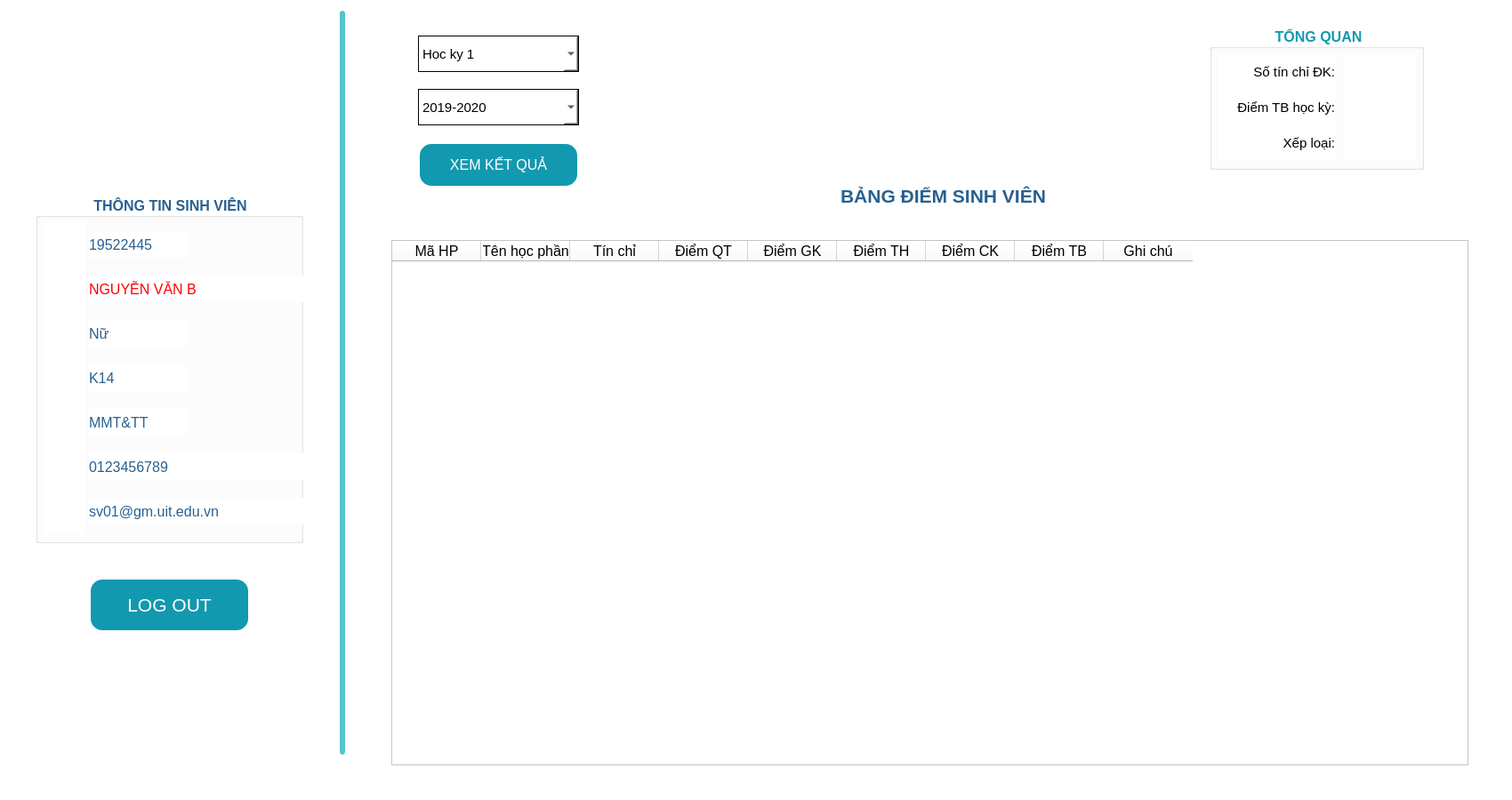
<?xml version="1.0" encoding="UTF-8"?>
<ui version="4.0">
 <class>StudentForm</class>
 <widget class="QWidget" name="StudentForm">
  <property name="geometry">
   <rect>
    <x>0</x>
    <y>0</y>
    <width>1700</width>
    <height>900</height>
   </rect>
  </property>
  <property name="minimumSize">
   <size>
    <width>1700</width>
    <height>900</height>
   </size>
  </property>
  <property name="maximumSize">
   <size>
    <width>1700</width>
    <height>900</height>
   </size>
  </property>
  <property name="font">
   <font>
    <family>Segoe UI</family>
    <pointsize>12</pointsize>
   </font>
  </property>
  <property name="windowTitle">
   <string>Student</string>
  </property>
  <property name="windowIcon">
   <iconset>
    <normaloff>uit.ico</normaloff>uit.ico</iconset>
  </property>
  <property name="styleSheet">
   <string notr="true">background-color:white
</string>
  </property>
  <widget class="QLineEdit" name="lineEdit">
   <property name="geometry">
    <rect>
     <x>380</x>
     <y>10</y>
     <width>10</width>
     <height>841</height>
    </rect>
   </property>
   <property name="styleSheet">
    <string notr="true">background-color: #57C4C6; border-style: outset; border-width: 2px; border-radius: 5px; border-color: white; padding: 4px; color:white</string>
   </property>
  </widget>
  <widget class="QGroupBox" name="groupBox">
   <property name="geometry">
    <rect>
     <x>40</x>
     <y>220</y>
     <width>301</width>
     <height>391</height>
    </rect>
   </property>
   <property name="font">
    <font>
     <family>MS Shell Dlg 2</family>
     <pointsize>12</pointsize>
     <weight>75</weight>
     <bold>true</bold>
    </font>
   </property>
   <property name="styleSheet">
    <string notr="true">color: #296091; border-color: white;</string>
   </property>
   <property name="title">
    <string>THÔNG TIN SINH VIÊN</string>
   </property>
   <property name="alignment">
    <set>Qt::AlignCenter</set>
   </property>
   <widget class="QLabel" name="labelName">
    <property name="geometry">
     <rect>
      <x>60</x>
      <y>90</y>
      <width>241</width>
      <height>30</height>
     </rect>
    </property>
    <property name="font">
     <font>
      <family>MS Shell Dlg 2</family>
      <pointsize>12</pointsize>
      <weight>50</weight>
      <bold>false</bold>
     </font>
    </property>
    <property name="styleSheet">
     <string notr="true">color: red
</string>
    </property>
    <property name="text">
     <string>NGUYỄN VĂN B</string>
    </property>
   </widget>
   <widget class="QLabel" name="labelPhone">
    <property name="geometry">
     <rect>
      <x>60</x>
      <y>290</y>
      <width>241</width>
      <height>30</height>
     </rect>
    </property>
    <property name="font">
     <font>
      <pointsize>12</pointsize>
     </font>
    </property>
    <property name="text">
     <string>0123456789</string>
    </property>
   </widget>
   <widget class="QLabel" name="label_2">
    <property name="geometry">
     <rect>
      <x>20</x>
      <y>40</y>
      <width>31</width>
      <height>331</height>
     </rect>
    </property>
    <property name="text">
     <string/>
    </property>
    <property name="pixmap">
     <pixmap>StudentProfile.png</pixmap>
    </property>
    <property name="alignment">
     <set>Qt::AlignCenter</set>
    </property>
   </widget>
   <widget class="QLabel" name="labelMail">
    <property name="geometry">
     <rect>
      <x>60</x>
      <y>340</y>
      <width>241</width>
      <height>30</height>
     </rect>
    </property>
    <property name="font">
     <font>
      <pointsize>12</pointsize>
     </font>
    </property>
    <property name="text">
     <string>sv01@gm.uit.edu.vn</string>
    </property>
   </widget>
   <widget class="QLabel" name="labelFaculty">
    <property name="geometry">
     <rect>
      <x>60</x>
      <y>240</y>
      <width>111</width>
      <height>30</height>
     </rect>
    </property>
    <property name="font">
     <font>
      <pointsize>12</pointsize>
     </font>
    </property>
    <property name="text">
     <string>MMT&amp;TT</string>
    </property>
   </widget>
   <widget class="QLabel" name="labelSex">
    <property name="geometry">
     <rect>
      <x>60</x>
      <y>140</y>
      <width>111</width>
      <height>30</height>
     </rect>
    </property>
    <property name="font">
     <font>
      <pointsize>12</pointsize>
     </font>
    </property>
    <property name="text">
     <string>Nữ</string>
    </property>
   </widget>
   <widget class="QLabel" name="labelIDStudent">
    <property name="geometry">
     <rect>
      <x>60</x>
      <y>40</y>
      <width>111</width>
      <height>30</height>
     </rect>
    </property>
    <property name="font">
     <font>
      <pointsize>12</pointsize>
     </font>
    </property>
    <property name="text">
     <string>19522445</string>
    </property>
   </widget>
   <widget class="QLabel" name="labelYear">
    <property name="geometry">
     <rect>
      <x>60</x>
      <y>190</y>
      <width>111</width>
      <height>30</height>
     </rect>
    </property>
    <property name="font">
     <font>
      <pointsize>12</pointsize>
     </font>
    </property>
    <property name="text">
     <string>K14</string>
    </property>
   </widget>
   <widget class="QLabel" name="label_4">
    <property name="geometry">
     <rect>
      <x>10</x>
      <y>30</y>
      <width>47</width>
      <height>351</height>
     </rect>
    </property>
    <property name="text">
     <string/>
    </property>
    <property name="pixmap">
     <pixmap>StudentIcon.png</pixmap>
    </property>
   </widget>
   <zorder>label_2</zorder>
   <zorder>labelName</zorder>
   <zorder>labelPhone</zorder>
   <zorder>labelMail</zorder>
   <zorder>labelFaculty</zorder>
   <zorder>labelSex</zorder>
   <zorder>labelIDStudent</zorder>
   <zorder>labelYear</zorder>
   <zorder>label_4</zorder>
  </widget>
  <widget class="QPushButton" name="buttonLogout">
   <property name="geometry">
    <rect>
     <x>100</x>
     <y>650</y>
     <width>181</width>
     <height>61</height>
    </rect>
   </property>
   <property name="font">
    <font>
     <family>Segoe UI</family>
     <pointsize>16</pointsize>
    </font>
   </property>
   <property name="styleSheet">
    <string notr="true">background-color: rgb(18,153,175); border-style: outset; border-width: 2px; border-radius: 15px; border-color: white; padding: 4px; color:white</string>
   </property>
   <property name="text">
    <string>LOG OUT</string>
   </property>
  </widget>
  <widget class="QLabel" name="label_3">
   <property name="geometry">
    <rect>
     <x>20</x>
     <y>740</y>
     <width>331</width>
     <height>151</height>
    </rect>
   </property>
   <property name="text">
    <string/>
   </property>
   <property name="pixmap">
    <pixmap>decorate.png</pixmap>
   </property>
  </widget>
  <widget class="QLabel" name="label">
   <property name="geometry">
    <rect>
     <x>80</x>
     <y>20</y>
     <width>201</width>
     <height>181</height>
    </rect>
   </property>
   <property name="styleSheet">
    <string notr="true">border-style: outset; border-width: 2px; border-radius: 5px; border-color: white; padding: 4px;</string>
   </property>
   <property name="text">
    <string/>
   </property>
   <property name="pixmap">
    <pixmap>StudentImage.png</pixmap>
   </property>
   <property name="alignment">
    <set>Qt::AlignCenter</set>
   </property>
  </widget>
  <widget class="QComboBox" name="selectSemester">
   <property name="geometry">
    <rect>
     <x>470</x>
     <y>40</y>
     <width>181</width>
     <height>41</height>
    </rect>
   </property>
   <property name="font">
    <font>
     <family>MS Shell Dlg 2</family>
     <pointsize>11</pointsize>
    </font>
   </property>
   <property name="mouseTracking">
    <bool>false</bool>
   </property>
   <property name="acceptDrops">
    <bool>true</bool>
   </property>
   <property name="styleSheet">
    <string notr="true">border-style:solid;
border-width: 1px; 
border-color:  black;
color: black</string>
   </property>
   <property name="currentText">
    <string>Hoc ky 1</string>
   </property>
   <property name="currentIndex">
    <number>0</number>
   </property>
   <property name="placeholderText">
    <string>Chọn học kỳ</string>
   </property>
   <property name="duplicatesEnabled">
    <bool>false</bool>
   </property>
   <item>
    <property name="text">
     <string>Hoc ky 1</string>
    </property>
   </item>
   <item>
    <property name="text">
     <string>Hoc ky 2</string>
    </property>
   </item>
   <item>
    <property name="text">
     <string>Hoc ky he</string>
    </property>
   </item>
  </widget>
  <widget class="QComboBox" name="selectYear">
   <property name="geometry">
    <rect>
     <x>470</x>
     <y>100</y>
     <width>181</width>
     <height>41</height>
    </rect>
   </property>
   <property name="font">
    <font>
     <family>MS Shell Dlg 2</family>
     <pointsize>11</pointsize>
    </font>
   </property>
   <property name="focusPolicy">
    <enum>Qt::WheelFocus</enum>
   </property>
   <property name="contextMenuPolicy">
    <enum>Qt::CustomContextMenu</enum>
   </property>
   <property name="acceptDrops">
    <bool>true</bool>
   </property>
   <property name="autoFillBackground">
    <bool>false</bool>
   </property>
   <property name="styleSheet">
    <string notr="true">border-style:solid;
border-width: 1px; 
border-color:  black;
color: black</string>
   </property>
   <property name="currentText">
    <string>2019-2020</string>
   </property>
   <property name="currentIndex">
    <number>1</number>
   </property>
   <property name="placeholderText">
    <string>Chọn niên khóa</string>
   </property>
   <item>
    <property name="text">
     <string>2020-2021</string>
    </property>
   </item>
   <item>
    <property name="text">
     <string>2019-2020</string>
    </property>
   </item>
   <item>
    <property name="text">
     <string>2018-2019</string>
    </property>
   </item>
  </widget>
  <widget class="QPushButton" name="buttonResult">
   <property name="geometry">
    <rect>
     <x>470</x>
     <y>160</y>
     <width>181</width>
     <height>51</height>
    </rect>
   </property>
   <property name="font">
    <font>
     <family>MS Shell Dlg 2</family>
     <pointsize>12</pointsize>
    </font>
   </property>
   <property name="styleSheet">
    <string notr="true">background-color: rgb(18,153,175); border-style: outset; border-width: 2px; border-radius: 15px; border-color: white; padding: 4px; color:white</string>
   </property>
   <property name="text">
    <string>XEM KẾT QUẢ</string>
   </property>
  </widget>
  <widget class="QTableWidget" name="tableResult">
   <property name="enabled">
    <bool>true</bool>
   </property>
   <property name="geometry">
    <rect>
     <x>440</x>
     <y>270</y>
     <width>1211</width>
     <height>591</height>
    </rect>
   </property>
   <property name="font">
    <font>
     <family>Segoe UI</family>
     <pointsize>11</pointsize>
    </font>
   </property>
   <property name="focusPolicy">
    <enum>Qt::WheelFocus</enum>
   </property>
   <property name="acceptDrops">
    <bool>true</bool>
   </property>
   <property name="styleSheet">
    <string notr="true">color: black;
background-color: white; border-color: red

</string>
   </property>
   <property name="autoScroll">
    <bool>true</bool>
   </property>
   <property name="autoScrollMargin">
    <number>18</number>
   </property>
   <property name="selectionBehavior">
    <enum>QAbstractItemView::SelectItems</enum>
   </property>
   <property name="showGrid">
    <bool>true</bool>
   </property>
   <column>
    <property name="text">
     <string>Mã HP</string>
    </property>
    <property name="font">
     <font>
      <pointsize>12</pointsize>
     </font>
    </property>
    <property name="textAlignment">
     <set>AlignCenter</set>
    </property>
   </column>
   <column>
    <property name="text">
     <string>Tên học phần</string>
    </property>
    <property name="font">
     <font>
      <family>Segoe UI</family>
      <pointsize>12</pointsize>
     </font>
    </property>
    <property name="textAlignment">
     <set>AlignCenter</set>
    </property>
   </column>
   <column>
    <property name="text">
     <string>Tín chỉ</string>
    </property>
    <property name="font">
     <font>
      <family>Segoe UI</family>
      <pointsize>12</pointsize>
     </font>
    </property>
    <property name="textAlignment">
     <set>AlignCenter</set>
    </property>
   </column>
   <column>
    <property name="text">
     <string>Điểm QT</string>
    </property>
    <property name="font">
     <font>
      <family>Segoe UI</family>
      <pointsize>12</pointsize>
     </font>
    </property>
    <property name="textAlignment">
     <set>AlignCenter</set>
    </property>
   </column>
   <column>
    <property name="text">
     <string>Điểm GK</string>
    </property>
    <property name="font">
     <font>
      <family>Segoe UI</family>
      <pointsize>12</pointsize>
     </font>
    </property>
    <property name="textAlignment">
     <set>AlignCenter</set>
    </property>
   </column>
   <column>
    <property name="text">
     <string>Điểm TH</string>
    </property>
    <property name="font">
     <font>
      <family>Segoe UI</family>
      <pointsize>12</pointsize>
     </font>
    </property>
    <property name="textAlignment">
     <set>AlignCenter</set>
    </property>
   </column>
   <column>
    <property name="text">
     <string>Điểm CK</string>
    </property>
    <property name="font">
     <font>
      <family>Segoe UI</family>
      <pointsize>12</pointsize>
     </font>
    </property>
    <property name="textAlignment">
     <set>AlignCenter</set>
    </property>
   </column>
   <column>
    <property name="text">
     <string>Điểm TB</string>
    </property>
    <property name="font">
     <font>
      <family>Segoe UI</family>
      <pointsize>12</pointsize>
     </font>
    </property>
    <property name="textAlignment">
     <set>AlignCenter</set>
    </property>
   </column>
   <column>
    <property name="text">
     <string>Ghi chú</string>
    </property>
    <property name="font">
     <font>
      <family>Segoe UI</family>
      <pointsize>12</pointsize>
     </font>
    </property>
    <property name="textAlignment">
     <set>AlignCenter</set>
    </property>
   </column>
  </widget>
  <widget class="QGroupBox" name="groupSemester">
   <property name="geometry">
    <rect>
     <x>1360</x>
     <y>30</y>
     <width>241</width>
     <height>161</height>
    </rect>
   </property>
   <property name="font">
    <font>
     <family>MS Shell Dlg 2</family>
     <pointsize>12</pointsize>
     <weight>75</weight>
     <bold>true</bold>
    </font>
   </property>
   <property name="styleSheet">
    <string notr="true">color:rgb(18,153,175);
</string>
   </property>
   <property name="title">
    <string>TỔNG QUAN</string>
   </property>
   <property name="alignment">
    <set>Qt::AlignCenter</set>
   </property>
   <widget class="QLabel" name="label_5">
    <property name="geometry">
     <rect>
      <x>10</x>
      <y>30</y>
      <width>131</width>
      <height>41</height>
     </rect>
    </property>
    <property name="font">
     <font>
      <pointsize>11</pointsize>
     </font>
    </property>
    <property name="styleSheet">
     <string notr="true">color: black
</string>
    </property>
    <property name="text">
     <string>Số tín chỉ ĐK:</string>
    </property>
    <property name="alignment">
     <set>Qt::AlignRight|Qt::AlignTrailing|Qt::AlignVCenter</set>
    </property>
   </widget>
   <widget class="QLabel" name="label_6">
    <property name="geometry">
     <rect>
      <x>10</x>
      <y>70</y>
      <width>131</width>
      <height>41</height>
     </rect>
    </property>
    <property name="font">
     <font>
      <pointsize>11</pointsize>
     </font>
    </property>
    <property name="styleSheet">
     <string notr="true">color: black
</string>
    </property>
    <property name="text">
     <string>Điểm TB học kỳ:</string>
    </property>
    <property name="alignment">
     <set>Qt::AlignRight|Qt::AlignTrailing|Qt::AlignVCenter</set>
    </property>
   </widget>
   <widget class="QLabel" name="label_8">
    <property name="geometry">
     <rect>
      <x>10</x>
      <y>110</y>
      <width>131</width>
      <height>41</height>
     </rect>
    </property>
    <property name="font">
     <font>
      <pointsize>11</pointsize>
     </font>
    </property>
    <property name="styleSheet">
     <string notr="true">color: black
</string>
    </property>
    <property name="text">
     <string>Xếp loại:</string>
    </property>
    <property name="alignment">
     <set>Qt::AlignRight|Qt::AlignTrailing|Qt::AlignVCenter</set>
    </property>
   </widget>
   <widget class="QLabel" name="labelNumberCredit">
    <property name="geometry">
     <rect>
      <x>150</x>
      <y>30</y>
      <width>81</width>
      <height>41</height>
     </rect>
    </property>
    <property name="font">
     <font>
      <pointsize>11</pointsize>
     </font>
    </property>
    <property name="styleSheet">
     <string notr="true">color: red
</string>
    </property>
    <property name="text">
     <string/>
    </property>
    <property name="alignment">
     <set>Qt::AlignCenter</set>
    </property>
   </widget>
   <widget class="QLabel" name="labelAveragePoint">
    <property name="geometry">
     <rect>
      <x>150</x>
      <y>70</y>
      <width>81</width>
      <height>41</height>
     </rect>
    </property>
    <property name="font">
     <font>
      <pointsize>11</pointsize>
     </font>
    </property>
    <property name="styleSheet">
     <string notr="true">color: red
</string>
    </property>
    <property name="text">
     <string/>
    </property>
    <property name="alignment">
     <set>Qt::AlignCenter</set>
    </property>
   </widget>
   <widget class="QLabel" name="labelClassify">
    <property name="geometry">
     <rect>
      <x>150</x>
      <y>110</y>
      <width>81</width>
      <height>41</height>
     </rect>
    </property>
    <property name="font">
     <font>
      <pointsize>11</pointsize>
     </font>
    </property>
    <property name="styleSheet">
     <string notr="true">color: red
</string>
    </property>
    <property name="text">
     <string/>
    </property>
    <property name="alignment">
     <set>Qt::AlignCenter</set>
    </property>
   </widget>
  </widget>
  <widget class="QLabel" name="label_7">
   <property name="geometry">
    <rect>
     <x>880</x>
     <y>190</y>
     <width>361</width>
     <height>61</height>
    </rect>
   </property>
   <property name="font">
    <font>
     <family>MS Shell Dlg 2</family>
     <pointsize>16</pointsize>
     <weight>75</weight>
     <bold>true</bold>
    </font>
   </property>
   <property name="styleSheet">
    <string notr="true">color:rgb(41, 96, 145)</string>
   </property>
   <property name="midLineWidth">
    <number>0</number>
   </property>
   <property name="text">
    <string>BẢNG ĐIỂM SINH VIÊN</string>
   </property>
   <property name="textFormat">
    <enum>Qt::PlainText</enum>
   </property>
   <property name="scaledContents">
    <bool>true</bool>
   </property>
   <property name="alignment">
    <set>Qt::AlignCenter</set>
   </property>
  </widget>
 </widget>
 <resources/>
 <connections/>
</ui>
